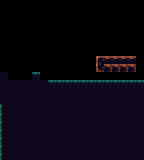

The image is a tile-based game level rendered from a .tmx file. Its description and complete source (layers, tilesets, objects, tile grids) follow:
An orthogonal 18x20 tile map with 8x8 px tiles, 1 tile layer (Tile Layer 1).

<map version="1.9" tiledversion="1.9.2" orientation="orthogonal" renderorder="right-down" width="18" height="20" tilewidth="8" tileheight="8" infinite="0" nextlayerid="2" nextobjectid="1">
 <editorsettings>
  <export target="base_tiles.json" format="json" />
 </editorsettings>
 <tileset firstgid="1" name="standard_tiles" tilewidth="8" tileheight="8" tilecount="504" columns="24">
  <image source="tiles.png" width="192" height="168" />
 </tileset>
 <layer id="1" name="Tile Layer 1" width="18" height="20">
  <data encoding="csv">
0,0,0,0,0,0,0,0,0,0,0,0,0,0,0,0,0,0,
0,0,0,0,0,0,0,0,0,0,0,0,0,0,0,0,0,0,
0,0,0,0,0,0,0,0,0,0,0,0,0,0,0,0,0,0,
0,0,0,0,0,0,0,0,0,0,0,0,0,0,0,0,0,0,
0,0,0,0,0,0,0,0,0,0,0,0,0,0,0,0,0,0,
0,0,0,0,0,0,0,0,0,0,0,0,0,0,0,0,0,0,
0,0,0,0,0,0,0,0,0,0,0,0,0,0,0,0,0,0,
0,0,0,0,0,0,0,0,0,0,0,0,26,27,27,27,27,0,
0,0,0,0,0,0,0,0,0,0,0,0,122,30,30,30,30,0,
176,0,0,0,195,0,0,0,0,0,0,0,0,0,0,0,0,0,
176,176,176,152,176,176,195,195,195,195,195,195,195,195,195,195,195,195,
176,152,176,152,176,176,152,176,152,152,152,176,176,152,176,176,152,152,
176,176,176,176,176,176,152,152,176,152,176,152,176,176,152,176,176,152,
218,176,176,152,176,152,176,152,176,152,152,176,152,176,152,176,152,176,
218,152,176,152,176,152,152,152,152,176,176,152,152,176,152,152,152,152,
218,152,152,176,152,176,152,176,152,152,176,152,152,152,152,176,176,152,
218,176,176,152,176,152,152,176,152,152,152,176,176,152,176,176,152,152,
218,176,152,176,176,176,152,176,152,176,176,176,152,176,176,176,152,152,
218,176,176,176,152,152,176,152,176,176,152,152,176,152,152,176,152,152,
218,176,152,176,176,152,176,152,176,176,176,176,176,152,176,176,176,176
</data>
 </layer>
</map>
